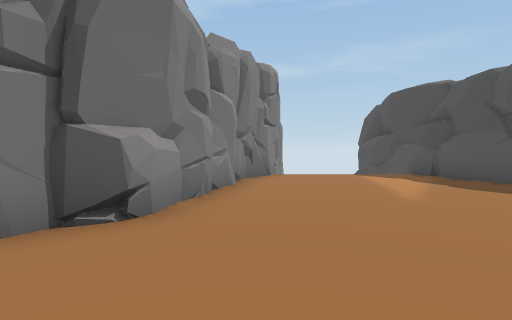
view 1 (above)

20 first-person views from a walk through a 3-D level made in the Unity game engine. The camera is 1.4 m above the floor, tilts 2° down and sees 75° across. The floor is counted in squares, 2 m on a side. Each view is taken from the middle of a square. On the plan, view 1 faces up. The plan holds only what a view shows up to about 10 squares ahead; the rest is blank. The place goes on beyond the plan. The player is left out.

view 2
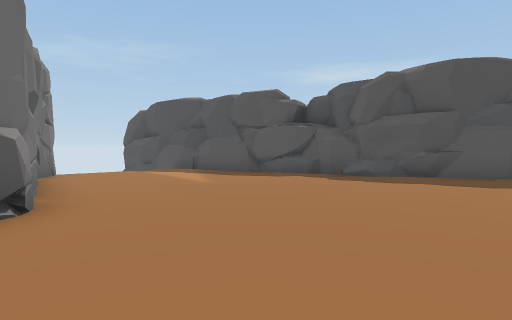

view 3
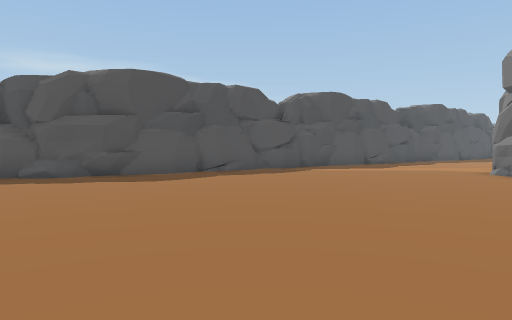

view 4
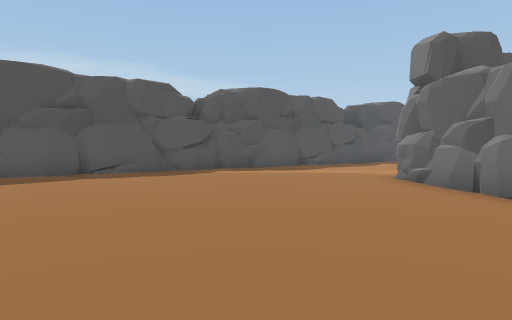

view 5
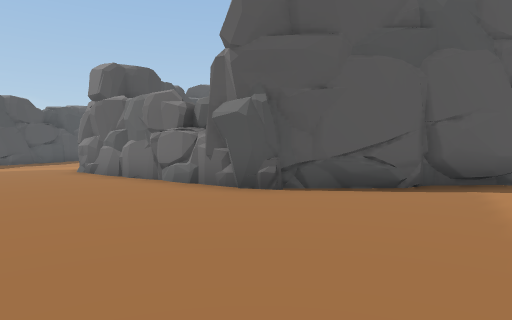

view 6
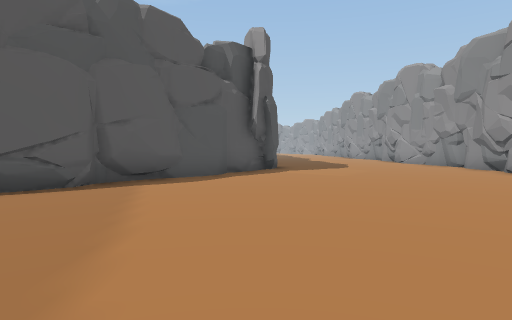

view 7
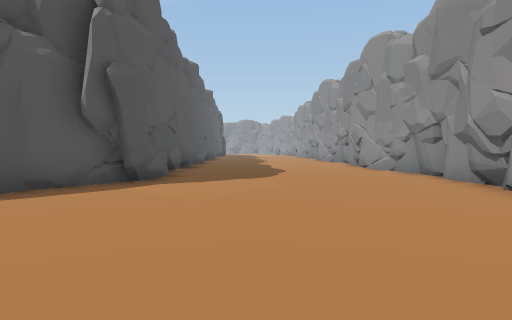

view 8
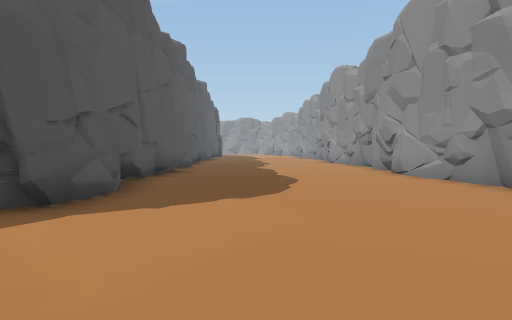

view 9
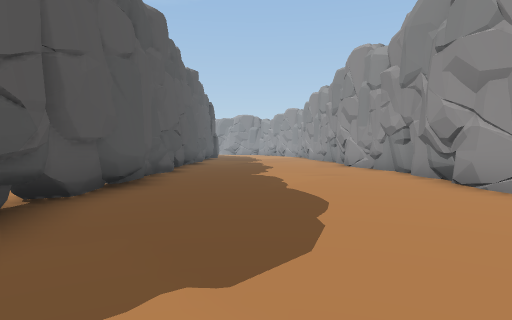

view 10
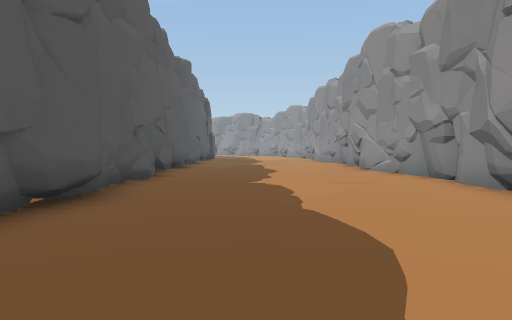

view 11
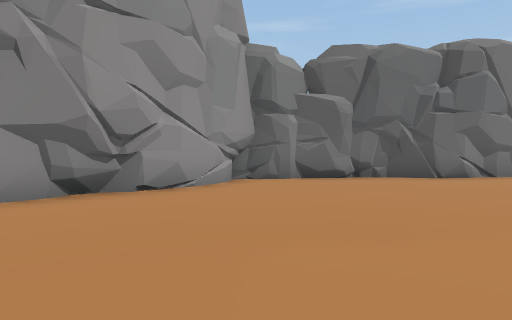

view 12
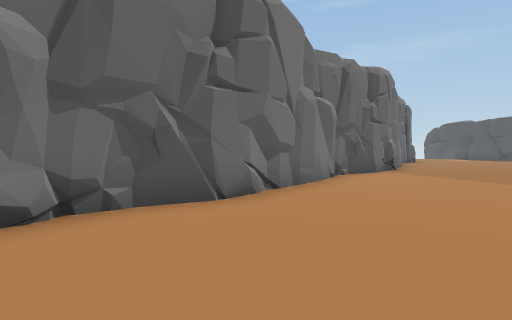

view 13
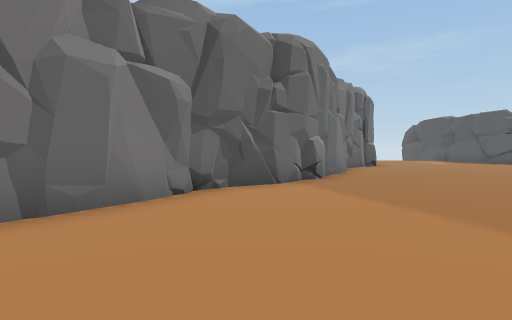

view 14
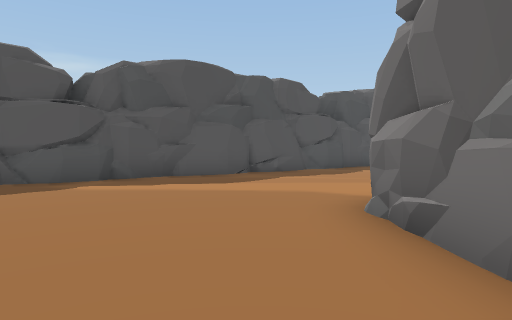

view 15
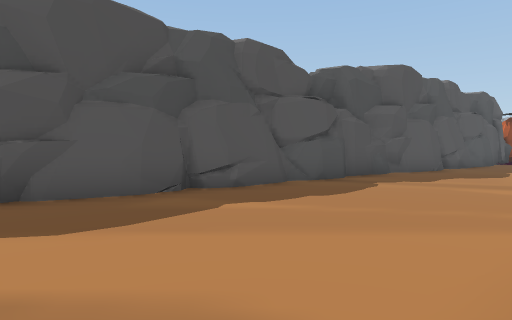

view 16
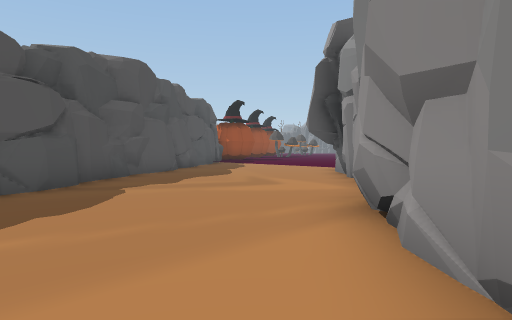

view 17
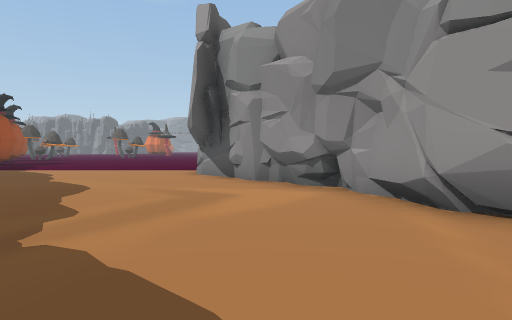

view 18
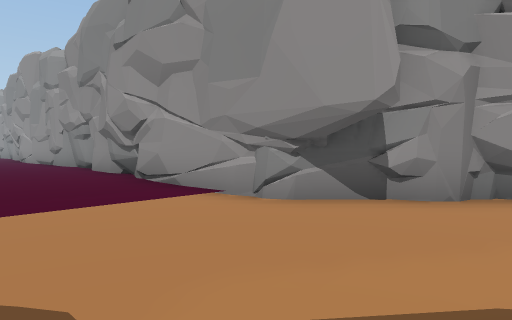

view 19
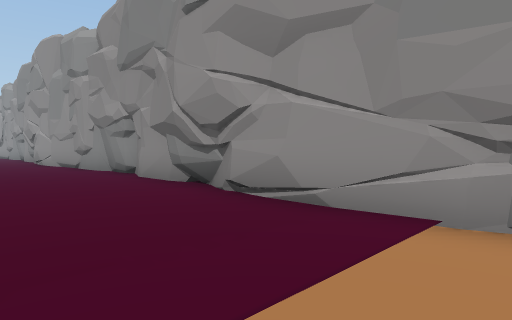

view 20
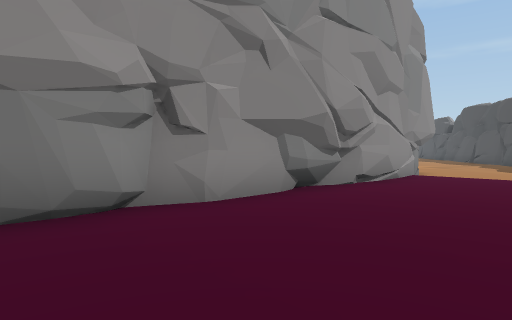

### Floor plan
Key: @ floor where view 1 was taken; # wall or solid block; . floor.
Columns run from 13 left of view 1 to 17 right of it. Each row starts with its distance up from view 1.
  9              ##  ##
  8             ##....#
  7             #.....##
  6             #......#
  5             #......#
  4            ##......#
  3            #.......##
  2            .........#
  1            .........##
  0          #...@.......##
 -1         ##............##
 -2         #..............#
 -3       ###..............##
 -4       #.................##
 -5      ##..................#
 -6     ##...................##
 -7     #.....................##
 -8    ##......................##
 -9   ##.........########.......#
-10  ##.........##      ##......##
-11 ##..........#        ##......##
-12 #..........##         ##......#
-13 #.........##           #......#
-14 ##.......##            ##......
-15 ##.......#              ##.....
-16 #.......##               #.....
-17 #.......#                ##....
-18 #.......#                 #....
-19 ##......#                 ##...
-20  #......#                 ##...
-21  #......#                 #....
-22  #......#                 #...
-23  #......#                 #....
-24  #......#                 #....
-25  #......#                 #....
-26  #......#                 #....
-27  #......#                 #....

Where each view was taken, in squares from view 1:
view 1: 0 up, 0 right, facing up
view 2: 1 down, 2 left, facing up-right
view 3: 2 down, 2 left, facing right
view 4: 5 down, 1 left, facing right
view 5: 5 down, 4 left, facing down-right
view 6: 5 down, 5 left, facing down
view 7: 9 down, 8 left, facing down
view 8: 12 down, 8 left, facing down
view 9: 15 down, 8 left, facing down
view 10: 17 down, 8 left, facing down
view 11: 17 down, 7 left, facing up-left
view 12: 13 down, 9 left, facing up
view 13: 10 down, 6 left, facing up
view 14: 7 down, 3 right, facing right
view 15: 8 down, 7 right, facing right
view 16: 8 down, 8 right, facing down-right
view 17: 8 down, 12 right, facing down
view 18: 14 down, 17 right, facing down-left
view 19: 17 down, 17 right, facing down-left
view 20: 27 down, 17 right, facing up-left
